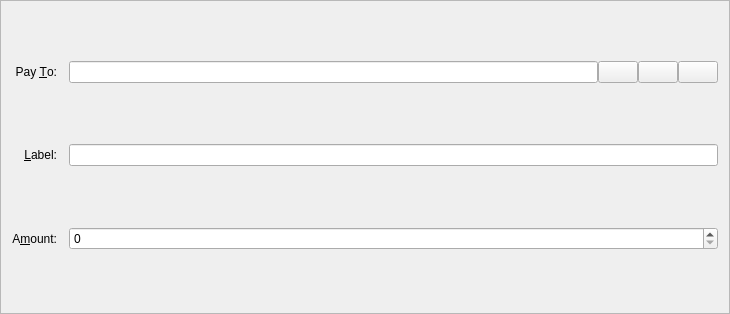
<?xml version="1.0" encoding="UTF-8"?>
<ui version="4.0">
 <class>SendCoinsEntry</class>
 <widget class="QFrame" name="SendCoinsEntry">
  <property name="geometry">
   <rect>
    <x>0</x>
    <y>0</y>
    <width>730</width>
    <height>314</height>
   </rect>
  </property>
  <property name="windowTitle">
   <string>Form</string>
  </property>
  <property name="frameShape">
   <enum>QFrame::StyledPanel</enum>
  </property>
  <property name="frameShadow">
   <enum>QFrame::Sunken</enum>
  </property>
  <layout class="QGridLayout" name="gridLayout">
   <property name="spacing">
    <number>12</number>
   </property>
   <item row="3" column="0">
    <widget class="QLabel" name="label_2">
     <property name="text">
      <string>Pay &amp;To:</string>
     </property>
     <property name="alignment">
      <set>Qt::AlignRight|Qt::AlignTrailing|Qt::AlignVCenter</set>
     </property>
     <property name="buddy">
      <cstring>payTo</cstring>
     </property>
    </widget>
   </item>
   <item row="3" column="1">
    <layout class="QHBoxLayout" name="payToLayout">
     <property name="spacing">
      <number>0</number>
     </property>
     <item>
      <widget class="QValidatedLineEdit" name="payTo">
       <property name="toolTip">
        <string>The address to send the payment to  (e.g. NgJKYsHctQfF8D8r6otTGxdnB6r311NvJf)</string>
       </property>
       <property name="maxLength">
        <number>34</number>
       </property>
      </widget>
     </item>
     <item>
      <widget class="QPushButton" name="addressBookButton">
       <property name="toolTip">
        <string>Choose address from address book</string>
       </property>
       <property name="text">
        <string/>
       </property>
       <property name="icon">
        <iconset resource="../bitcoin.qrc">
         <normaloff>:/icons/address-book</normaloff>:/icons/address-book</iconset>
       </property>
       <property name="shortcut">
        <string>Alt+A</string>
       </property>
      </widget>
     </item>
     <item>
      <widget class="QPushButton" name="pasteButton">
       <property name="toolTip">
        <string>Paste address from clipboard</string>
       </property>
       <property name="text">
        <string/>
       </property>
       <property name="icon">
        <iconset resource="../bitcoin.qrc">
         <normaloff>:/icons/editpaste</normaloff>:/icons/editpaste</iconset>
       </property>
       <property name="shortcut">
        <string>Alt+P</string>
       </property>
      </widget>
     </item>
     <item>
      <widget class="QPushButton" name="deleteButton">
       <property name="toolTip">
        <string>Remove this recipient</string>
       </property>
       <property name="text">
        <string/>
       </property>
       <property name="icon">
        <iconset resource="../bitcoin.qrc">
         <normaloff>:/icons/remove</normaloff>:/icons/remove</iconset>
       </property>
      </widget>
     </item>
    </layout>
   </item>
   <item row="4" column="1">
    <widget class="QValidatedLineEdit" name="addAsLabel">
     <property name="toolTip">
      <string>Enter a label for this address to add it to your address book</string>
     </property>
    </widget>
   </item>
   <item row="5" column="0">
    <widget class="QLabel" name="label">
     <property name="text">
      <string>A&amp;mount:</string>
     </property>
     <property name="alignment">
      <set>Qt::AlignRight|Qt::AlignTrailing|Qt::AlignVCenter</set>
     </property>
     <property name="buddy">
      <cstring>payAmount</cstring>
     </property>
    </widget>
   </item>
   <item row="4" column="0">
    <widget class="QLabel" name="label_4">
     <property name="text">
      <string>&amp;Label:</string>
     </property>
     <property name="alignment">
      <set>Qt::AlignRight|Qt::AlignTrailing|Qt::AlignVCenter</set>
     </property>
     <property name="buddy">
      <cstring>addAsLabel</cstring>
     </property>
    </widget>
   </item>
   <item row="5" column="1">
    <widget class="BitcoinAmountField" name="payAmount"/>
   </item>
  </layout>
  <zorder>label</zorder>
  <zorder>label_2</zorder>
  <zorder>payAmount</zorder>
  <zorder>label_4</zorder>
  <zorder>addAsLabel</zorder>
  <zorder>labelTxComment</zorder>
  <zorder>editTxComment</zorder>
 </widget>
 <customwidgets>
  <customwidget>
   <class>BitcoinAmountField</class>
   <extends>QSpinBox</extends>
   <header>bitcoinamountfield.h</header>
   <container>1</container>
  </customwidget>
  <customwidget>
   <class>QValidatedLineEdit</class>
   <extends>QLineEdit</extends>
   <header>qvalidatedlineedit.h</header>
  </customwidget>
 </customwidgets>
 <resources>
  <include location="../bitcoin.qrc"/>
 </resources>
 <connections/>
</ui>
